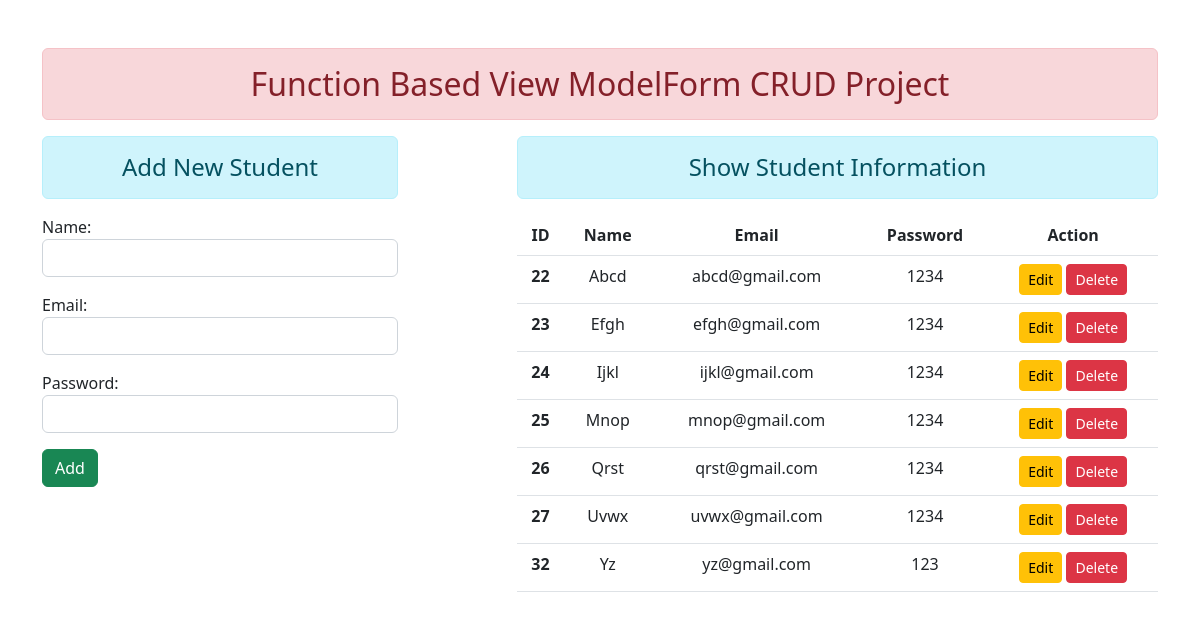
The page / on the database its author committed.
### app_fourth/models.py (models this page shows)
class User(models.Model):
    name = models.CharField(max_length=50, unique=True)
    email = models.CharField(max_length=50, unique=True)
    password = models.CharField(max_length=50)

### app_fourth/views.py (the view)
# urls.py: path('', views.add_show, name='home'),
def add_show(request):
    if request.method == 'POST':
        fm = StudentRegistration(request.POST)
        if fm.is_valid():
            nm = fm.cleaned_data['name']
            em = fm.cleaned_data['email']
            pw = fm.cleaned_data['password']
            reg = User(name=nm, email=em, password=pw)
            reg.save()
            fm = StudentRegistration()
    else:
        fm = StudentRegistration()
    stud = User.objects.all()
    return render(request, 'addAndShow.html', {'fm_key': fm, 'stud_key': stud})

### app_fourth/forms.py
class StudentRegistration(forms.ModelForm):
    class Meta:
        model = User
        fields = '__all__'
        widgets = {
            'name': forms.TextInput(attrs={'class': 'form-control'}),
            'email': forms.EmailInput(attrs={'class': 'form-control'}),
            'password': forms.PasswordInput(attrs={'class': 'form-control'}, render_value=True),
        }

### app_fourth/templates/addAndShow.html (shortened to what this page needs)
{% extends 'base.html' %}
    {% block content %}
        <div class="row">
            <div class="col-sm-4">
                <h4 class="text-center alert alert-info">Add New Student</h4>
                <form action="" method="POST">{% csrf_token %}
                    {{fm_key.as_p}}
                    <input type="submit" value="Add" class="btn btn-success">
                </form>
            </div>
            <div class="col-sm-7 offset-1">
                <h4 class="text-center alert alert-info">Show Student Information</h4>
                {% if stud_key %}
                    <table class="table table-hover">
                      <thead>
                        <tr  class="text-center">
                          <th scope="col">ID</th>
                          <th scope="col">Name</th>
                          <th scope="col">Email</th>
                          <th scope="col">Password</th>
                          <th scope="col">Action</th>
                        </tr>
                      </thead>
                      <tbody>
                        {% for st in stud_key %}
                            <tr class="text-center">
                              <th scope="row">{{st.id}}</th>
                              <td>{{st.name}}</td>
                              <td>{{st.email}}</td>
                              <td>{{st.password}}</td>
                              <td>
                                  <a href="{% url 'updateData' st.id %}" class="btn btn-warning btn-sm">Edit</a>
                                  <form action="{% url 'deleteData' st.id %}" method="POST" class="d-inline">
                                      <input type="submit" value="Delete" class="btn btn-danger btn-sm">
                                  </form>
                              </td>
                            </tr>
                        {% endfor %}
                      </tbody>
                    </table>
                {% else %}
                    <h4 class="text-center alert alert-warning">No Information Avaliable</h4>
                {% endif %}
            </div>
        </div>
    {% endblock content %}

### app_fourth/templates/base.html (shortened to what this page needs)
<!doctype html>
{% load static %}
<html lang="en">
<head>
    <link rel="stylesheet" href="{% static 'css/bootstrap.min.css' %}">
</head>
<body>
    <div class="container mt-5">
        <h2 class="text-center alert alert-danger">Function Based View ModelForm CRUD Project</h2>
        {% block content %}{% endblock content %}
    </div>
</body>
</html>

### rows shown on the page
User: id "22", name "Abcd", email "abcd@gmail.com", password "1234"
User: id "23", name "Efgh", email "efgh@gmail.com", password "1234"
User: id "24", name "Ijkl", email "ijkl@gmail.com", password "1234"
User: id "25", name "Mnop", email "mnop@gmail.com", password "1234"
User: id "26", name "Qrst", email "qrst@gmail.com", password "1234"
User: id "27", name "Uvwx", email "uvwx@gmail.com", password "1234"
User: id "32", name "Yz", email "yz@gmail.com", password "123"
